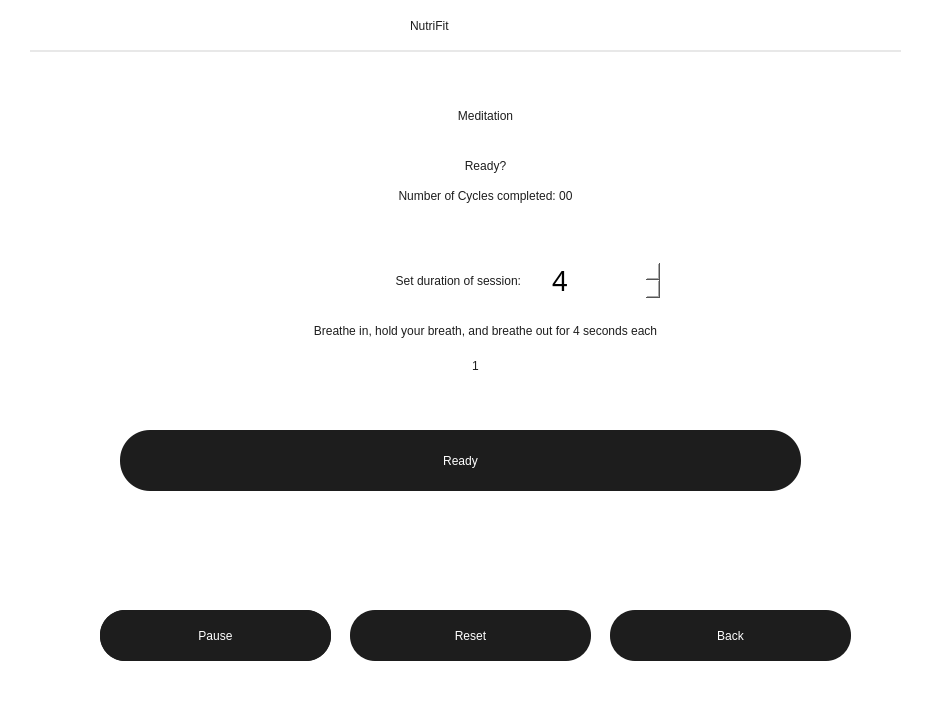
<?xml version="1.0" encoding="UTF-8"?>
<ui version="4.0">
 <class>Form</class>
 <widget class="QWidget" name="Form">
  <property name="geometry">
   <rect>
    <x>0</x>
    <y>0</y>
    <width>930</width>
    <height>711</height>
   </rect>
  </property>
  <property name="windowTitle">
   <string>Form</string>
  </property>
  <property name="styleSheet">
   <string notr="true">QWidget{
background-color:white;
}</string>
  </property>
  <widget class="QWidget" name="widget" native="true">
   <property name="geometry">
    <rect>
     <x>30</x>
     <y>70</y>
     <width>871</width>
     <height>611</height>
    </rect>
   </property>
   <property name="styleSheet">
    <string notr="true">QWidget{
border:none;
border-radius:10px;
background-color:transparent;
}</string>
   </property>
   <widget class="QLabel" name="ready_go_done">
    <property name="geometry">
     <rect>
      <x>280</x>
      <y>60</y>
      <width>351</width>
      <height>71</height>
     </rect>
    </property>
    <property name="styleSheet">
     <string notr="true">QLabel{
	background-color: transparent;
	color: #1D1D1D;
	font: 600 25pt &quot;Epilogue&quot;;
	border:none;
}</string>
    </property>
    <property name="text">
     <string>Ready?</string>
    </property>
    <property name="alignment">
     <set>Qt::AlignmentFlag::AlignCenter</set>
    </property>
   </widget>
   <widget class="QLabel" name="cycle_counter_label">
    <property name="geometry">
     <rect>
      <x>230</x>
      <y>100</y>
      <width>451</width>
      <height>51</height>
     </rect>
    </property>
    <property name="styleSheet">
     <string notr="true">QLabel{
	background-color: transparent;
	color: #1D1D1D;
	font: 500 15pt &quot;Epilogue&quot;;
	border:none;
}</string>
    </property>
    <property name="text">
     <string>Number of Cycles completed: 00</string>
    </property>
    <property name="alignment">
     <set>Qt::AlignmentFlag::AlignCenter</set>
    </property>
   </widget>
   <widget class="QLabel" name="prog_lbl_6">
    <property name="geometry">
     <rect>
      <x>240</x>
      <y>190</y>
      <width>251</width>
      <height>41</height>
     </rect>
    </property>
    <property name="styleSheet">
     <string notr="true">QLabel{
	background-color: transparent;
	color: #1D1D1D;
	font: 500 17pt &quot;Epilogue&quot;;
	border:none;
}</string>
    </property>
    <property name="text">
     <string>Set duration of session:</string>
    </property>
    <property name="alignment">
     <set>Qt::AlignmentFlag::AlignRight|Qt::AlignmentFlag::AlignTrailing|Qt::AlignmentFlag::AlignVCenter</set>
    </property>
   </widget>
   <widget class="QSpinBox" name="spinBox_2">
    <property name="geometry">
     <rect>
      <x>520</x>
      <y>190</y>
      <width>111</width>
      <height>41</height>
     </rect>
    </property>
    <property name="styleSheet">
     <string notr="true">QSpinBox {
    font-family: Epilogue;  
    font-size: 20pt;
    background-color: white;
	border-radius:10 pt;
    color: rgb(0,0,0);
	border:none;
}
QSpinBox:QLineEdit {
    background-color: rgb(255,255,255);
    border: none;
    padding: 4px 6px;
}</string>
    </property>
    <property name="minimum">
     <number>1</number>
    </property>
    <property name="value">
     <number>4</number>
    </property>
   </widget>
   <widget class="QLabel" name="prog_lbl_5">
    <property name="geometry">
     <rect>
      <x>130</x>
      <y>240</y>
      <width>651</width>
      <height>41</height>
     </rect>
    </property>
    <property name="styleSheet">
     <string notr="true">QLabel{
	background-color: transparent;
	color: #1D1D1D;
	font: 500 17pt &quot;Epilogue&quot;;
	border:none;
}</string>
    </property>
    <property name="text">
     <string>Breathe in, hold your breath, and breathe out for 4 seconds each</string>
    </property>
    <property name="alignment">
     <set>Qt::AlignmentFlag::AlignCenter</set>
    </property>
   </widget>
   <widget class="QPushButton" name="ready_btn">
    <property name="geometry">
     <rect>
      <x>90</x>
      <y>360</y>
      <width>681</width>
      <height>61</height>
     </rect>
    </property>
    <property name="styleSheet">
     <string notr="true">QPushButton{
	background-color:#1D1D1D;
	font: 600 25pt &quot;Epilogue&quot;;
	border-radius:30px;
	color:white;
	padding-bottom:0px
}
</string>
    </property>
    <property name="text">
     <string>Ready</string>
    </property>
   </widget>
   <widget class="QLabel" name="timer_in_circle">
    <property name="geometry">
     <rect>
      <x>400</x>
      <y>260</y>
      <width>91</width>
      <height>71</height>
     </rect>
    </property>
    <property name="styleSheet">
     <string notr="true">QLabel{
	background-color: none;
	color: #1D1D1D;
	font: 700 20pt &quot;Epilogue&quot;;
	border:none;
}</string>
    </property>
    <property name="text">
     <string>1</string>
    </property>
    <property name="alignment">
     <set>Qt::AlignmentFlag::AlignCenter</set>
    </property>
   </widget>
   <widget class="AuroraBackgroundLabel" name="circle_label">
    <property name="geometry">
     <rect>
      <x>420</x>
      <y>270</y>
      <width>50</width>
      <height>50</height>
     </rect>
    </property>
    <property name="styleSheet">
     <string notr="true">background-color: qradialgradient(
		spread: pad, 
		cx: 0.5, cy: 0.5,    
         radius: 0.8,          
         fx: 0.5, fy: 0.5,   
         stop: 0    #FFD5D5, 
         stop: 0.26 #FFB5B5, 
         stop: 1    #FFD5F6   
    );
border: 0px;
border-radius: 25px;   
</string>
    </property>
    <property name="text">
     <string/>
    </property>
   </widget>
   <widget class="QPushButton" name="back_btn">
    <property name="geometry">
     <rect>
      <x>580</x>
      <y>540</y>
      <width>241</width>
      <height>51</height>
     </rect>
    </property>
    <property name="styleSheet">
     <string notr="true">QPushButton{
	background-color:#1D1D1D;
	font: 600 25pt &quot;Epilogue&quot;;
	border-radius:25px;
	color:white;
	padding-bottom:0px
}
</string>
    </property>
    <property name="text">
     <string>Back</string>
    </property>
   </widget>
   <widget class="QPushButton" name="reset_btn">
    <property name="geometry">
     <rect>
      <x>320</x>
      <y>540</y>
      <width>241</width>
      <height>51</height>
     </rect>
    </property>
    <property name="styleSheet">
     <string notr="true">QPushButton{
	background-color:#1D1D1D;
	font: 600 25pt &quot;Epilogue&quot;;
	border-radius:25px;
	color:white;
	padding-bottom:0px
}
</string>
    </property>
    <property name="text">
     <string>Reset</string>
    </property>
   </widget>
   <widget class="QPushButton" name="resume_btn">
    <property name="geometry">
     <rect>
      <x>70</x>
      <y>540</y>
      <width>231</width>
      <height>51</height>
     </rect>
    </property>
    <property name="styleSheet">
     <string notr="true">QPushButton{
	background-color:#1D1D1D;
	font: 600 25pt &quot;Epilogue&quot;;
	border-radius:25px;
	color:white;
	padding-bottom:0px
}
</string>
    </property>
    <property name="text">
     <string>Resume</string>
    </property>
   </widget>
   <widget class="QPushButton" name="pause_btn">
    <property name="geometry">
     <rect>
      <x>70</x>
      <y>540</y>
      <width>231</width>
      <height>51</height>
     </rect>
    </property>
    <property name="styleSheet">
     <string notr="true">QPushButton{
	background-color:#1D1D1D;
	font: 600 25pt &quot;Epilogue&quot;;
	border-radius:25px;
	color:white;
	padding-bottom:0px
}
</string>
    </property>
    <property name="text">
     <string>Pause</string>
    </property>
   </widget>
   <widget class="QLabel" name="ready_go_done_2">
    <property name="geometry">
     <rect>
      <x>280</x>
      <y>10</y>
      <width>351</width>
      <height>71</height>
     </rect>
    </property>
    <property name="styleSheet">
     <string notr="true">QLabel{
	background-color: transparent;
	color: #1D1D1D;
	font: 600 30pt &quot;Epilogue&quot;;
	border:none;
}</string>
    </property>
    <property name="text">
     <string>Meditation</string>
    </property>
    <property name="alignment">
     <set>Qt::AlignmentFlag::AlignCenter</set>
    </property>
   </widget>
   <zorder>circle_label</zorder>
   <zorder>ready_go_done</zorder>
   <zorder>cycle_counter_label</zorder>
   <zorder>prog_lbl_6</zorder>
   <zorder>spinBox_2</zorder>
   <zorder>prog_lbl_5</zorder>
   <zorder>ready_btn</zorder>
   <zorder>timer_in_circle</zorder>
   <zorder>back_btn</zorder>
   <zorder>reset_btn</zorder>
   <zorder>resume_btn</zorder>
   <zorder>pause_btn</zorder>
   <zorder>ready_go_done_2</zorder>
  </widget>
  <widget class="QLabel" name="label">
   <property name="geometry">
    <rect>
     <x>410</x>
     <y>10</y>
     <width>131</width>
     <height>31</height>
    </rect>
   </property>
   <property name="styleSheet">
    <string notr="true">QLabel{
background-color: none;
font: 800 25px &quot;Epilogue&quot;;
color: #1D1D1D
}
</string>
   </property>
   <property name="text">
    <string>NutriFit</string>
   </property>
  </widget>
  <widget class="Line" name="line">
   <property name="geometry">
    <rect>
     <x>30</x>
     <y>50</y>
     <width>871</width>
     <height>2</height>
    </rect>
   </property>
   <property name="styleSheet">
    <string notr="true">#line{
	height:1px;
	background-color: #e8e8e8;
	border:none;
}</string>
   </property>
   <property name="orientation">
    <enum>Qt::Orientation::Horizontal</enum>
   </property>
  </widget>
 </widget>
 <customwidgets>
  <customwidget>
   <class>AuroraBackgroundLabel</class>
   <extends>QLabel</extends>
   <header>arora_bg</header>
  </customwidget>
 </customwidgets>
 <resources/>
 <connections>
  <connection>
   <sender>ready_btn</sender>
   <signal>clicked()</signal>
   <receiver>spinBox_2</receiver>
   <slot>hide()</slot>
   <hints>
    <hint type="sourcelabel">
     <x>445</x>
     <y>440</y>
    </hint>
    <hint type="destinationlabel">
     <x>565</x>
     <y>240</y>
    </hint>
   </hints>
  </connection>
  <connection>
   <sender>ready_btn</sender>
   <signal>clicked()</signal>
   <receiver>prog_lbl_5</receiver>
   <slot>hide()</slot>
   <hints>
    <hint type="sourcelabel">
     <x>445</x>
     <y>440</y>
    </hint>
    <hint type="destinationlabel">
     <x>445</x>
     <y>330</y>
    </hint>
   </hints>
  </connection>
  <connection>
   <sender>ready_btn</sender>
   <signal>clicked()</signal>
   <receiver>prog_lbl_6</receiver>
   <slot>hide()</slot>
   <hints>
    <hint type="sourcelabel">
     <x>445</x>
     <y>440</y>
    </hint>
    <hint type="destinationlabel">
     <x>335</x>
     <y>240</y>
    </hint>
   </hints>
  </connection>
  <connection>
   <sender>ready_btn</sender>
   <signal>clicked()</signal>
   <receiver>ready_go_done</receiver>
   <slot>show()</slot>
   <hints>
    <hint type="sourcelabel">
     <x>445</x>
     <y>440</y>
    </hint>
    <hint type="destinationlabel">
     <x>455</x>
     <y>165</y>
    </hint>
   </hints>
  </connection>
  <connection>
   <sender>ready_btn</sender>
   <signal>clicked()</signal>
   <receiver>circle_label</receiver>
   <slot>show()</slot>
   <hints>
    <hint type="sourcelabel">
     <x>445</x>
     <y>440</y>
    </hint>
    <hint type="destinationlabel">
     <x>444</x>
     <y>444</y>
    </hint>
   </hints>
  </connection>
  <connection>
   <sender>ready_btn</sender>
   <signal>clicked()</signal>
   <receiver>pause_btn</receiver>
   <slot>show()</slot>
   <hints>
    <hint type="sourcelabel">
     <x>445</x>
     <y>440</y>
    </hint>
    <hint type="destinationlabel">
     <x>240</x>
     <y>580</y>
    </hint>
   </hints>
  </connection>
  <connection>
   <sender>ready_btn</sender>
   <signal>clicked()</signal>
   <receiver>back_btn</receiver>
   <slot>show()</slot>
   <hints>
    <hint type="sourcelabel">
     <x>445</x>
     <y>440</y>
    </hint>
    <hint type="destinationlabel">
     <x>760</x>
     <y>670</y>
    </hint>
   </hints>
  </connection>
  <connection>
   <sender>ready_btn</sender>
   <signal>clicked()</signal>
   <receiver>reset_btn</receiver>
   <slot>show()</slot>
   <hints>
    <hint type="sourcelabel">
     <x>445</x>
     <y>440</y>
    </hint>
    <hint type="destinationlabel">
     <x>240</x>
     <y>670</y>
    </hint>
   </hints>
  </connection>
  <connection>
   <sender>ready_btn</sender>
   <signal>clicked()</signal>
   <receiver>cycle_counter_label</receiver>
   <slot>show()</slot>
   <hints>
    <hint type="sourcelabel">
     <x>445</x>
     <y>440</y>
    </hint>
    <hint type="destinationlabel">
     <x>445</x>
     <y>265</y>
    </hint>
   </hints>
  </connection>
  <connection>
   <sender>ready_btn</sender>
   <signal>clicked()</signal>
   <receiver>timer_in_circle</receiver>
   <slot>show()</slot>
   <hints>
    <hint type="sourcelabel">
     <x>445</x>
     <y>440</y>
    </hint>
    <hint type="destinationlabel">
     <x>444</x>
     <y>444</y>
    </hint>
   </hints>
  </connection>
  <connection>
   <sender>back_btn</sender>
   <signal>clicked()</signal>
   <receiver>resume_btn</receiver>
   <slot>hide()</slot>
   <hints>
    <hint type="sourcelabel">
     <x>760</x>
     <y>670</y>
    </hint>
    <hint type="destinationlabel">
     <x>760</x>
     <y>580</y>
    </hint>
   </hints>
  </connection>
  <connection>
   <sender>back_btn</sender>
   <signal>clicked()</signal>
   <receiver>back_btn</receiver>
   <slot>hide()</slot>
   <hints>
    <hint type="sourcelabel">
     <x>760</x>
     <y>670</y>
    </hint>
    <hint type="destinationlabel">
     <x>760</x>
     <y>670</y>
    </hint>
   </hints>
  </connection>
  <connection>
   <sender>back_btn</sender>
   <signal>clicked()</signal>
   <receiver>ready_btn</receiver>
   <slot>show()</slot>
   <hints>
    <hint type="sourcelabel">
     <x>760</x>
     <y>670</y>
    </hint>
    <hint type="destinationlabel">
     <x>445</x>
     <y>440</y>
    </hint>
   </hints>
  </connection>
  <connection>
   <sender>back_btn</sender>
   <signal>clicked()</signal>
   <receiver>ready_go_done</receiver>
   <slot>hide()</slot>
   <hints>
    <hint type="sourcelabel">
     <x>760</x>
     <y>670</y>
    </hint>
    <hint type="destinationlabel">
     <x>455</x>
     <y>165</y>
    </hint>
   </hints>
  </connection>
  <connection>
   <sender>back_btn</sender>
   <signal>clicked()</signal>
   <receiver>spinBox_2</receiver>
   <slot>show()</slot>
   <hints>
    <hint type="sourcelabel">
     <x>760</x>
     <y>670</y>
    </hint>
    <hint type="destinationlabel">
     <x>565</x>
     <y>240</y>
    </hint>
   </hints>
  </connection>
  <connection>
   <sender>back_btn</sender>
   <signal>clicked()</signal>
   <receiver>prog_lbl_5</receiver>
   <slot>show()</slot>
   <hints>
    <hint type="sourcelabel">
     <x>760</x>
     <y>670</y>
    </hint>
    <hint type="destinationlabel">
     <x>445</x>
     <y>330</y>
    </hint>
   </hints>
  </connection>
  <connection>
   <sender>back_btn</sender>
   <signal>clicked()</signal>
   <receiver>cycle_counter_label</receiver>
   <slot>hide()</slot>
   <hints>
    <hint type="sourcelabel">
     <x>760</x>
     <y>670</y>
    </hint>
    <hint type="destinationlabel">
     <x>445</x>
     <y>265</y>
    </hint>
   </hints>
  </connection>
  <connection>
   <sender>back_btn</sender>
   <signal>clicked()</signal>
   <receiver>prog_lbl_6</receiver>
   <slot>show()</slot>
   <hints>
    <hint type="sourcelabel">
     <x>760</x>
     <y>670</y>
    </hint>
    <hint type="destinationlabel">
     <x>335</x>
     <y>240</y>
    </hint>
   </hints>
  </connection>
  <connection>
   <sender>back_btn</sender>
   <signal>clicked()</signal>
   <receiver>reset_btn</receiver>
   <slot>hide()</slot>
   <hints>
    <hint type="sourcelabel">
     <x>760</x>
     <y>670</y>
    </hint>
    <hint type="destinationlabel">
     <x>240</x>
     <y>670</y>
    </hint>
   </hints>
  </connection>
  <connection>
   <sender>back_btn</sender>
   <signal>clicked()</signal>
   <receiver>timer_in_circle</receiver>
   <slot>hide()</slot>
   <hints>
    <hint type="sourcelabel">
     <x>760</x>
     <y>670</y>
    </hint>
    <hint type="destinationlabel">
     <x>444</x>
     <y>444</y>
    </hint>
   </hints>
  </connection>
  <connection>
   <sender>back_btn</sender>
   <signal>clicked()</signal>
   <receiver>circle_label</receiver>
   <slot>hide()</slot>
   <hints>
    <hint type="sourcelabel">
     <x>760</x>
     <y>670</y>
    </hint>
    <hint type="destinationlabel">
     <x>444</x>
     <y>444</y>
    </hint>
   </hints>
  </connection>
 </connections>
</ui>
